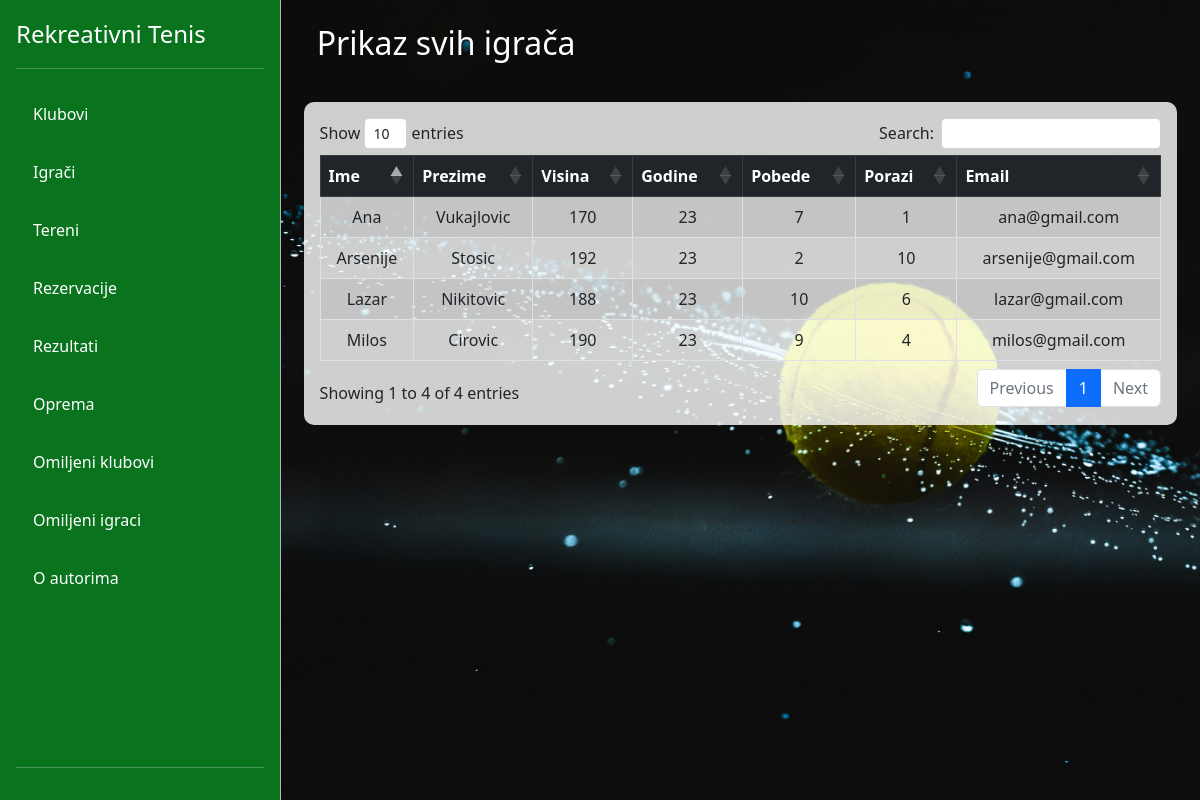
The app's page /view-gosti/players.php, older data.
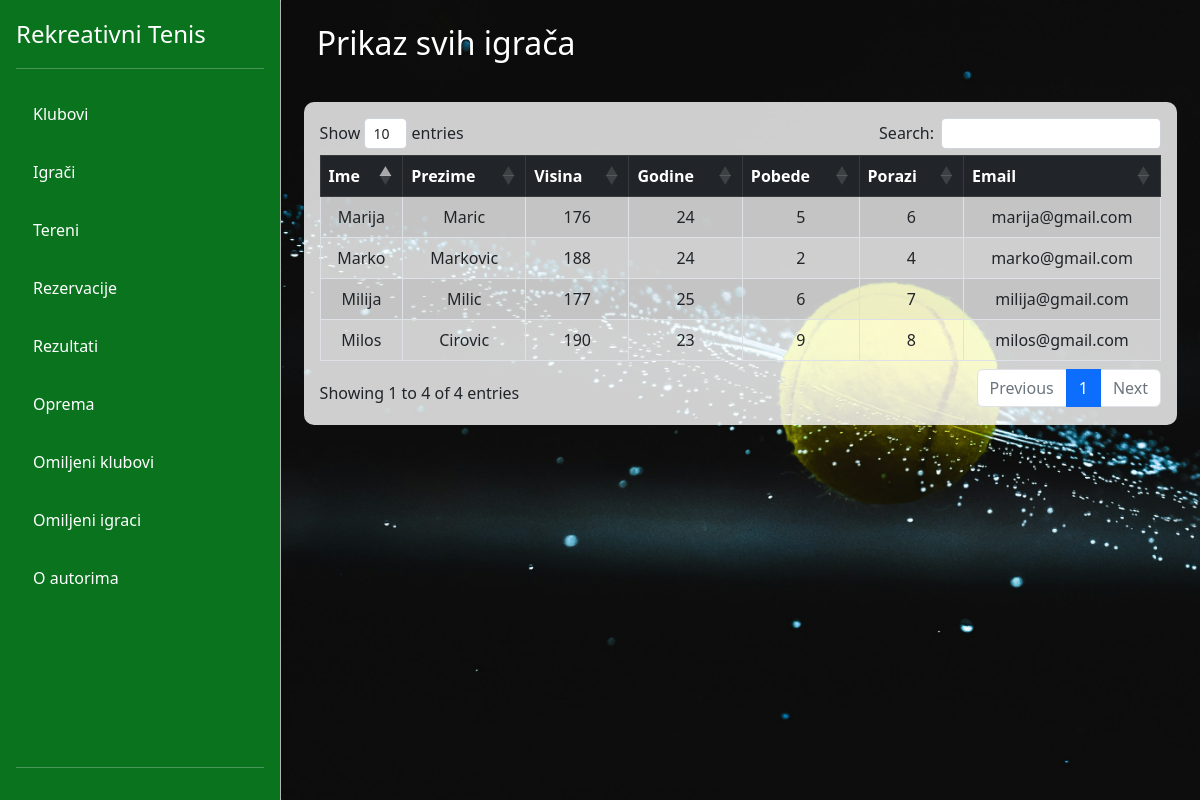
The same page, newer data.
### tables this page shows
CREATE TABLE `korisnici` (
  `id` int(11) NOT NULL,
  `ime` varchar(255) NOT NULL,
  `prezime` varchar(255) NOT NULL,
  `pol` varchar(50) DEFAULT NULL,
  `visina` int(11) DEFAULT NULL,
  `godine` int(11) DEFAULT NULL,
  `pobeda` int(11) DEFAULT NULL,
  `porazi` int(11) DEFAULT NULL,
  `naziv_kluba` varchar(255) DEFAULT NULL,
  `email` varchar(255) NOT NULL,
  `lozinka` varchar(255) NOT NULL,
  `profilna_slika` longblob DEFAULT NULL,
  `id_opreme` int(11) DEFAULT NULL,
  `id_uloge` int(11) NOT NULL
);

### config/DB.php (called while the page is built)
<?php
class DB{
    private static $factory;
    public static function createInstance($config = null)
    {
        $settings['dbname'] = 'rekreativnitenisdb';
        $settings['dbhost'] = '127.0.0.1';
        $settings['dbuser'] = 'root';
        $settings['dbpass'] = '';
        try{
            $dsn = 'mysql:dbname=' . $settings['dbname'] . ';host=' . $settings['dbhost'];
            $pdo = new PDO($dsn, $settings['dbuser'], $settings['dbpass'], array(PDO::MYSQL_ATTR_INIT_COMMAND => "SET NAMES utf8"));
            $pdo->setAttribute(PDO::ATTR_ERRMODE, PDO::ERRMODE_EXCEPTION);
            $pdo->setAttribute(PDO::ATTR_EMULATE_PREPARES, true);
            $pdo->setAttribute(PDO::ATTR_DEFAULT_FETCH_MODE, PDO::FETCH_ASSOC);
            self::$factory[$config] = $pdo;
            return self::$factory[$config];
        }
        catch (PDOException $e) {
            die ('Connection failed: ' . $e->getMessage());
        }
    }
}
?>

### DAO/KorisnikDAO.php (called while the page is built, shortened)
<?php
require_once '../config/DB.php';
class KorisnikDAO
{
    private $db;
    public function __construct()
    {
        $this->db = DB::createInstance();
    }
    public function getAllIgraci()
    {
        $sql = "SELECT k.* FROM korisnici k INNER JOIN uloge u ON k.id_uloge = u.id WHERE u.naziv_uloge='igrac'";
        $statement = $this->db->prepare($sql);
        $statement->execute();
        $res = $statement->fetchAll();
        return $res;
    }
}

### view-gosti/players.php (the view, shortened to what this page needs)
<?php
require_once './partials/navigacija.php';
require_once '../DAO/KorisnikDAO.php';
$korisnikDAO = new KorisnikDAO();
$igraci = $korisnikDAO->getAllIgraci();
?>
<div class="container-fluid" style="overflow: hidden; background-repeat: no-repeat; background-size: cover; background-image: url('images/carousel3.jpg');">
    <div class="row">
        <h2 class="m-4 text-white">Prikaz svih igrača</h2>
        <div class="container mt-3 mb-5 p-3" style="background-color: rgba(255, 255, 255, 0.8); border-radius: 10px; width:95%;">
            <table id="igraciTable" class="table table-bordered table-striped table-hover text-center">
                <thead class="table-dark sticky-top bg-white">
                    <tr>
                        <th>Ime</th>
                        <th>Prezime</th>
                        <th>Visina</th>
                        <th>Godine</th>
                        <th>Pobede</th>
                        <th>Porazi</th>
                        <th>Email</th>
                    </tr>
                </thead>
                <tbody>
                    <?php foreach ($igraci as $item) : ?>
                        <tr>
                            <td><?= $item['ime'] ?></td>
                            <td><?= $item['prezime'] ?></td>
                            <td><?= $item['visina'] ?></td>
                            <td><?= $item['godine'] ?></td>
                            <td><?= $item['pobeda'] ?></td>
                            <td><?= $item['porazi'] ?></td>
                            <td><?= $item['email'] ?></td>
                        </tr>
                    <?php endforeach; ?>
                </tbody>
            </table>
        </div>
    </div>
</div>
<?php require_once './partials/footer.php'; ?>

Row changes from the older to the newer data that the page shows:
no longer on this page (row edited): korisnici: ime "Lazar", prezime "Nikitovic", visina "188", godine "23", pobeda "10", porazi "6", email "lazar@gmail.com"
removed korisnici: ime "Arsenije", prezime "Stosic", visina "192", godine "23", pobeda "2", porazi "10", email "arsenije@gmail.com"
no longer on this page (row edited): korisnici: ime "Ana", prezime "Vukajlovic", visina "170", godine "23", pobeda "7", porazi "1", email "ana@gmail.com"
changed korisnici "Milos": porazi "4" → "8"
added korisnici: ime "Marija", prezime "Maric", visina "176", godine "24", pobeda "5", porazi "6", email "marija@gmail.com"
added korisnici: ime "Milija", prezime "Milic", visina "177", godine "25", pobeda "6", porazi "7", email "milija@gmail.com"
added korisnici: ime "Marko", prezime "Markovic", visina "188", godine "24", pobeda "2", porazi "4", email "marko@gmail.com"
